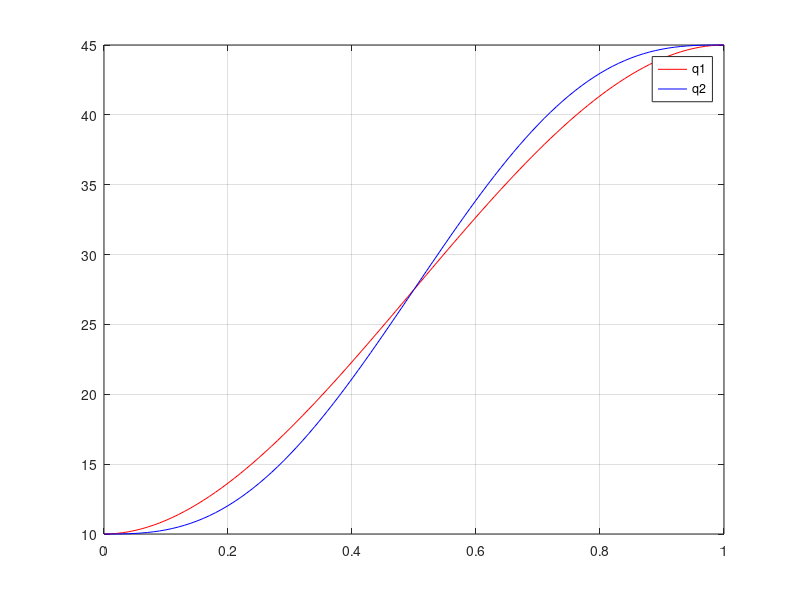
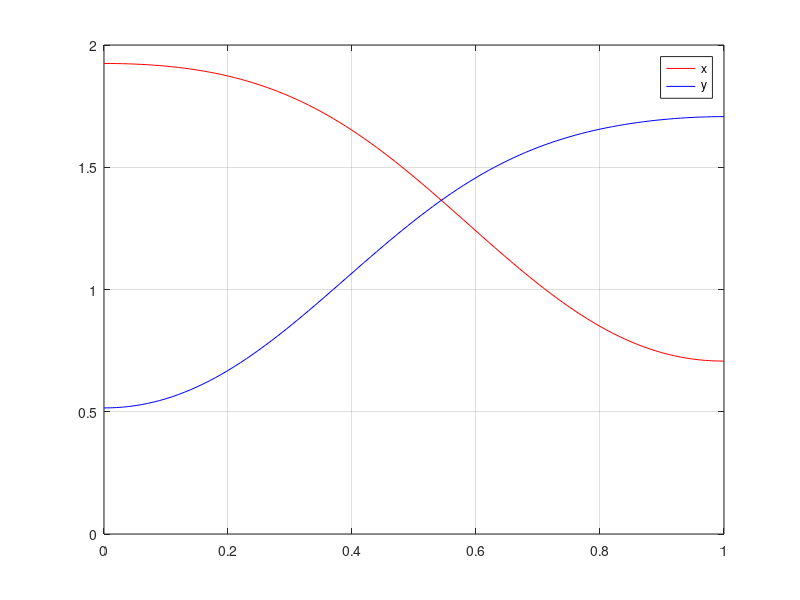
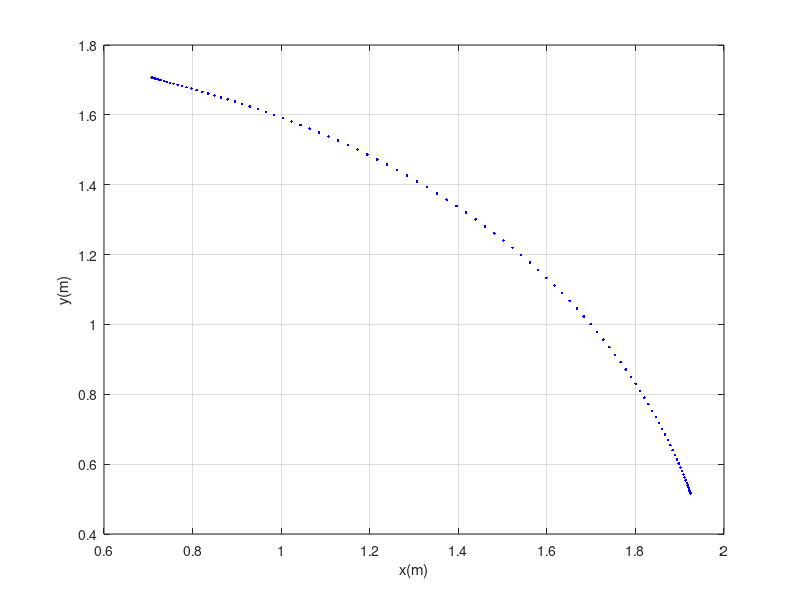

Write the MATLAB code that produced these figures, in order.
close all
% q(t) = a0 + a1*t + a2*t^2 + a3*t^3 + a4*t^4 + a5*t^5
t0 = 0; tf = 1;
t = t0:0.01:tf;
q1 = 10 + 105*t.^2 - 70*t.^3;
q2 = 10 + 350*t.^3 - 525*t.^4 + 210*t.^5;

a1 = 1; a2 = 1;
x = a1*cos(q1*pi/180) + a2*cos((q1+q2)*pi/180); 
y = a1*sin(q1*pi/180) + a2*sin((q1+q2)*pi/180); 

h = figure
plot(t,q1,'r', t,q2,'b')
legend('q1','q2')
grid on
set(h,'Position',[10 10 300 300]);

h = figure
plot(t,x,'r', t,y,'b')
legend('x','y')
grid on
set(h,'Position',[10 10 300 300]);

h = figure
plot(x,y,'.b')
xlabel('x(m)'); ylabel('y(m)')
grid on
set(h,'Position',[10 10 300 300]);
